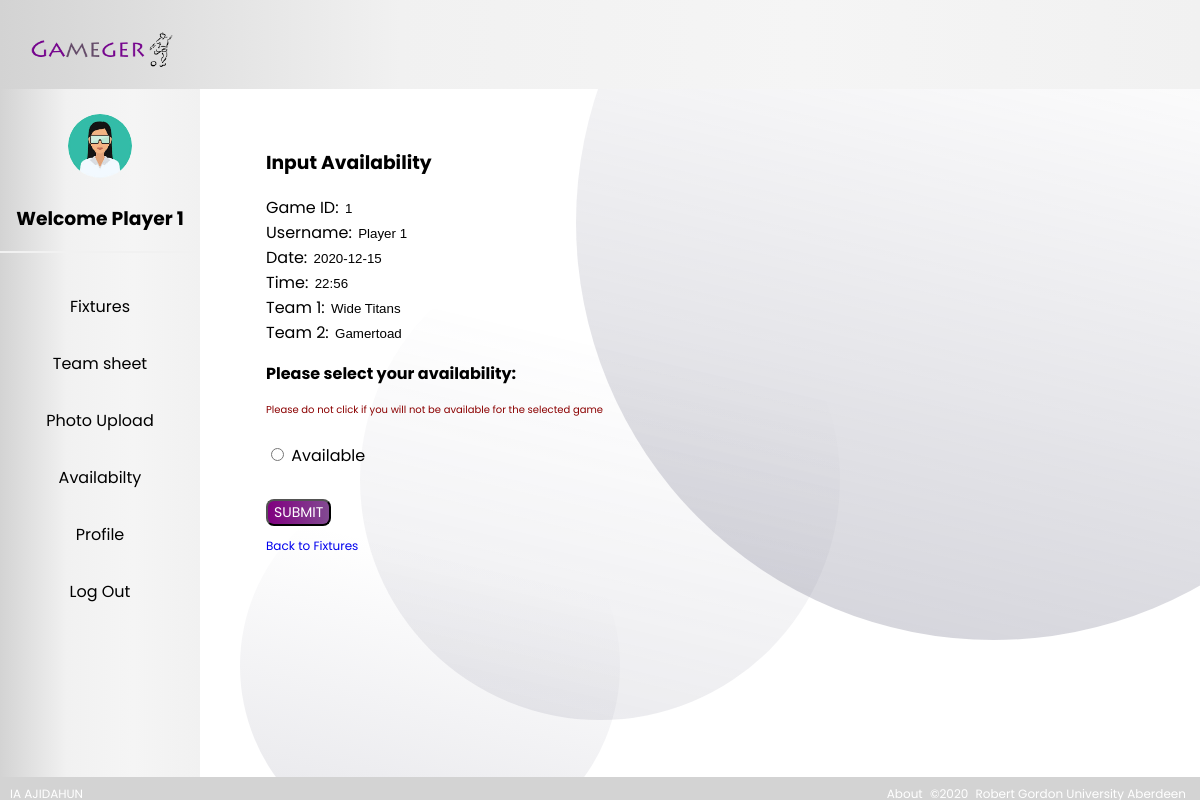
Screenshot of /p_available.php?Game_ID=1 (signed in) with the database file from the repository.
### tables this page shows
CREATE TABLE `games` (
  `Game_ID` int(10) UNSIGNED NOT NULL,
  `Team_1` varchar(100) NOT NULL,
  `Score_1` tinyint(3) NOT NULL,
  `Score_2` tinyint(3) NOT NULL,
  `Team_2` varchar(100) NOT NULL,
  `Date` varchar(100) DEFAULT NULL,
  `Time` varchar(100) NOT NULL,
  `Location` varchar(150) NOT NULL
);

### p_available.php (the view, shortened to what this page needs)
<?php
require_once  'config.php';
$result = mysqli_query($link,"SELECT * FROM GAMES WHERE Game_ID='" . $_GET['Game_ID'] ."'");
$row= mysqli_fetch_array($result);
?>
<!DOCTYPE html>
<html>
<head>
    <?php include 'profile.php'; ?>
</head>
<body>
<div class="content-fixture">
<form method="post" action="">
    <div >
    <h3>Input Availability</h3>
        <div>
    Game ID: <input style="border: hidden; outline: none; background-color: transparent" type="text" name="Game_ID" value="<?php echo $row['Game_ID']; ?>"> <br>
        Username: <input style="border: hidden; outline: none; background-color: transparent" type="text" name="Ausername" value="<?= $username ?>"> <br>
    Date: <input style="border: hidden; outline: none; background-color: transparent" type="text" name="Date" value="<?php echo $row['Date']; ?>"> <br>
    Time: <input style="border: hidden; outline: none; background-color: transparent" type="text" name="Time" value="<?php echo $row['Time']; ?>"> <br>
    Team 1: <input style="border: hidden; outline: none; background-color: transparent" type="text" name="Team_1" value="<?php echo $row['Team_1']; ?>"> <br>
   Team 2: <input style="border: hidden; outline: none; background-color: transparent" type="text" name="Team_2" value="<?php echo $row['Team_2']; ?>">
        </div>
    </div>
    <p><b>Please select your availability:</b></p>
    <div style="font-size: 10px; color: darkred">Please do not click if you will not be available for the selected game</div>
    <br>
    <input type="radio" id="Available" name="avail" value="Available">
    <label for="Available">Available</label><br>
<br>
    <input type="submit" name="save" value="Submit" class="btnsel">
    <br>
    <a href= p_availablity.php style="text-decoration: none; font-size: 12px">Back to Fixtures</a>
</form>
</div>
</body>
</html>

### css/style.css (style rules this page uses)
body { overflow-x: hidden; }
* { box-sizing: border-box; text-decoration: none }
body { margin: 0; font-family: 'Poppins', sans-serif; }

### css/styleteampage.css (style rules this page uses)
div.content-fixture { margin-left: 250px; padding: 40px 16px; }
.btnsel { width: auto; border-radius: 8px; background-image: linear-gradient(to right, purple, #8493a2); background-size: 200%; font-size: 14px; color: #fff; font-family: 'Poppins', sans-serif; text-transform: uppercase; margin: 6px 0; cursor: pointer; transition: .5s; }

### rows the page displays
games: Game_ID "1", Date "2020-12-15", Time "22:56", Team_1 "Wide Titans", Team_2 "Gamertoad"

### other values shown
$username "Player 1"
